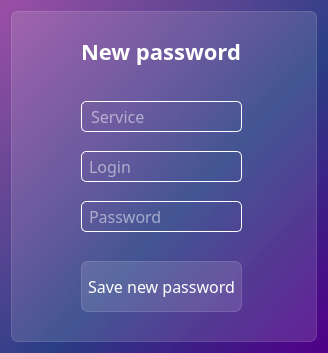
<?xml version="1.0" encoding="UTF-8"?>
<ui version="4.0">
 <class>Dialog</class>
 <widget class="QDialog" name="Dialog">
  <property name="geometry">
   <rect>
    <x>0</x>
    <y>0</y>
    <width>328</width>
    <height>353</height>
   </rect>
  </property>
  <property name="windowTitle">
   <string>New password</string>
  </property>
  <property name="styleSheet">
   <string notr="true">font-family: Noto Sans SC;
background-color: qlineargradient(spread:pad, x1:1, y1:1, x2:0, y2:0, stop:0 rgba(81, 0, 135, 255), stop:0.427447 rgba(41, 61, 132, 235), stop:1 rgba(155, 79, 165, 255));



</string>
  </property>
  <layout class="QVBoxLayout" name="verticalLayout">
   <item>
    <widget class="QFrame" name="frame">
     <property name="styleSheet">
      <string notr="true">QFrame {
background-color: rgba(255, 255, 255, 30); 
border: 1px solid rgba(255,255,255,40);
border-top-right-radius: 7px;
border-top-left-radius: 7px;
border-bottom-right-radius: 7px; 
border-bottom-left-radius: 7px; 
color: white;
}



</string>
     </property>
     <property name="frameShape">
      <enum>QFrame::StyledPanel</enum>
     </property>
     <property name="frameShadow">
      <enum>QFrame::Raised</enum>
     </property>
     <widget class="QLabel" name="label">
      <property name="geometry">
       <rect>
        <x>70</x>
        <y>20</y>
        <width>161</width>
        <height>41</height>
       </rect>
      </property>
      <property name="layoutDirection">
       <enum>Qt::LeftToRight</enum>
      </property>
      <property name="styleSheet">
       <string notr="true">color: white;
font-weight: bold;
font-size: 22px;
background-color: transparent;
border: none;</string>
      </property>
      <property name="text">
       <string>New password</string>
      </property>
     </widget>
     <widget class="QLineEdit" name="line_service">
      <property name="geometry">
       <rect>
        <x>70</x>
        <y>90</y>
        <width>161</width>
        <height>31</height>
       </rect>
      </property>
      <property name="styleSheet">
       <string notr="true">QLineEdit{
	font-size: 16px;
	color: white;
	padding-left:7px;
	background-color: transparent;
	border: 1px solid rgba(255, 255, 255, 255);
	border-radius: 5px;
}</string>
      </property>
      <property name="placeholderText">
       <string>Service</string>
      </property>
     </widget>
     <widget class="QLineEdit" name="line_login">
      <property name="geometry">
       <rect>
        <x>70</x>
        <y>140</y>
        <width>161</width>
        <height>31</height>
       </rect>
      </property>
      <property name="styleSheet">
       <string notr="true">QLineEdit{
	font-size: 16px;
	color: white;
	padding-left: 5px;
	background-color: transparent;
	border: 1px solid rgba(255, 255, 255, 255);
	border-radius: 5px;
}</string>
      </property>
      <property name="placeholderText">
       <string>Login</string>
      </property>
     </widget>
     <widget class="QLineEdit" name="line_password">
      <property name="geometry">
       <rect>
        <x>70</x>
        <y>190</y>
        <width>161</width>
        <height>31</height>
       </rect>
      </property>
      <property name="styleSheet">
       <string notr="true">QLineEdit{
	font-size: 16px;
	color: white;
	padding-left: 5px;
	background-color: transparent;
	border: 1px solid rgba(255, 255, 255, 255);
	border-radius: 5px;
	
}</string>
      </property>
      <property name="inputMask">
       <string notr="true"/>
      </property>
      <property name="maxLength">
       <number>40</number>
      </property>
      <property name="frame">
       <bool>true</bool>
      </property>
      <property name="echoMode">
       <enum>QLineEdit::Normal</enum>
      </property>
      <property name="placeholderText">
       <string>Password</string>
      </property>
      <property name="clearButtonEnabled">
       <bool>false</bool>
      </property>
     </widget>
     <widget class="QPushButton" name="btn_save">
      <property name="geometry">
       <rect>
        <x>70</x>
        <y>250</y>
        <width>161</width>
        <height>51</height>
       </rect>
      </property>
      <property name="styleSheet">
       <string notr="true">QPushButton{
	color: rgb(255, 255, 255);
    background-color:rgba(255,255,255,30);
    border: 1px solid rgba(255,255,255,40);
    border-radius:7px;
	font-size: 16px;
}

QPushButton:hover{
	border: 2px solid rgba(255, 255, 255, 150)

}

QPushButton:pressed{
background-color:rgba(255,255,255,70);
}</string>
      </property>
      <property name="text">
       <string>Save new password</string>
      </property>
     </widget>
    </widget>
   </item>
  </layout>
 </widget>
 <resources/>
 <connections/>
</ui>
